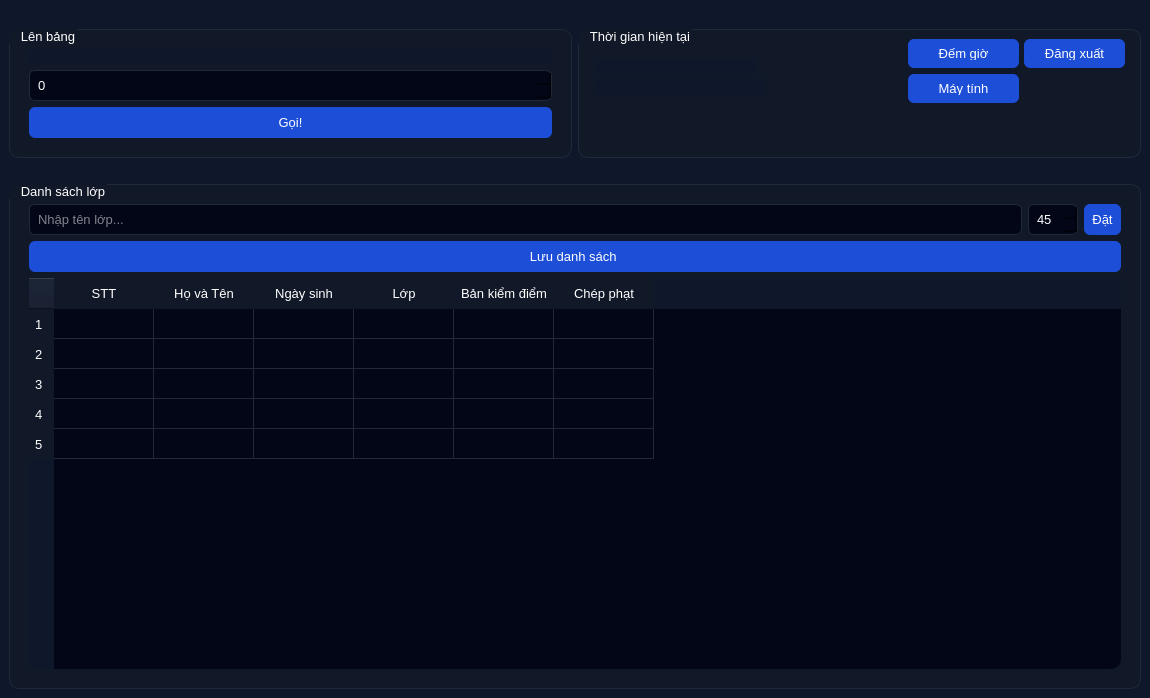
<?xml version="1.0" encoding="UTF-8"?>
<ui version="4.0">
 <class>MainMenu</class>
 <widget class="QMainWindow" name="MainMenu">
  <property name="geometry">
   <rect>
    <x>0</x>
    <y>0</y>
    <width>1150</width>
    <height>698</height>
   </rect>
  </property>
  <property name="windowTitle">
   <string>Menu Chính</string>
  </property>
  <property name="styleSheet">
   <string notr="true">QWidget {
    background: #0f172a;
    color: white;
    font: 10pt;
}

QGroupBox {
    background: #111827;
    border: 1px solid #1f2937;
    border-radius: 10px;
    margin-top: 20px;
    padding: 10px;
}

QGroupBox::title {
    color: white;
    padding-left: 10px;
}

QPushButton {
    background: #1d4ed8;
    color: white;
    padding: 8px;
    border-radius: 6px;
}

QPushButton:hover {
    background: #2563eb;
}

QPushButton:pressed {
    background: #1e40af;
}

QLineEdit, QSpinBox {
    background: #020617;
    border: 1px solid #1f2937;
    border-radius: 6px;
    color: white;
    padding: 6px;
}

QTableWidget {
    background: #020617;
    border-radius: 10px;
    gridline-color: #1f2937;
}

QHeaderView::section {
    background: #111827;
    color: white;
    padding: 6px;
    border: 0;
}

QPushButton#seat1, QPushButton#seat2, QPushButton#seat3,
QPushButton#seat4, QPushButton#seat5 {
    background: #020617;
    border: 1px solid #1f2937;
}
</string>
  </property>
  <widget class="QWidget" name="centralwidget">
   <layout class="QHBoxLayout" name="mainLayout">
    <item>
     <layout class="QVBoxLayout">
      <item>
       <layout class="QHBoxLayout">
        <item>
         <widget class="QGroupBox" name="groupbox">
          <property name="title">
           <string>Lên bảng</string>
          </property>
          <layout class="QVBoxLayout">
           <item>
            <widget class="QLabel" name="name">
             <property name="text">
              <string/>
             </property>
            </widget>
           </item>
           <item>
            <widget class="QSpinBox" name="so_ban"/>
           </item>
           <item>
            <widget class="QPushButton" name="bt">
             <property name="text">
              <string>Gọi!</string>
             </property>
            </widget>
           </item>
          </layout>
         </widget>
        </item>
        <item>
         <widget class="QGroupBox" name="timeBox">
          <property name="title">
           <string>Thời gian hiện tại</string>
          </property>
          <widget class="QLabel" name="time">
           <property name="geometry">
            <rect>
             <x>17</x>
             <y>50</y>
             <width>161</width>
             <height>16</height>
            </rect>
           </property>
           <property name="text">
            <string/>
           </property>
          </widget>
          <widget class="QLabel" name="date">
           <property name="geometry">
            <rect>
             <x>17</x>
             <y>70</y>
             <width>171</width>
             <height>16</height>
            </rect>
           </property>
           <property name="text">
            <string/>
           </property>
          </widget>
          <widget class="QPushButton" name="logout">
           <property name="geometry">
            <rect>
             <x>446</x>
             <y>30</y>
             <width>101</width>
             <height>29</height>
            </rect>
           </property>
           <property name="text">
            <string>Đăng xuất</string>
           </property>
          </widget>
          <widget class="QWidget" name="layoutWidget">
           <property name="geometry">
            <rect>
             <x>330</x>
             <y>30</y>
             <width>111</width>
             <height>64</height>
            </rect>
           </property>
           <layout class="QVBoxLayout" name="verticalLayout">
            <item>
             <widget class="QPushButton" name="count">
              <property name="text">
               <string>Đếm giờ</string>
              </property>
             </widget>
            </item>
            <item>
             <widget class="QPushButton" name="calculator">
              <property name="text">
               <string>Máy tính</string>
              </property>
             </widget>
            </item>
           </layout>
          </widget>
         </widget>
        </item>
       </layout>
      </item>
      <item>
       <widget class="QGroupBox" name="groupClass">
        <property name="title">
         <string>Danh sách lớp</string>
        </property>
        <layout class="QVBoxLayout">
         <item>
          <layout class="QHBoxLayout">
           <item>
            <widget class="QLineEdit" name="lop">
             <property name="placeholderText">
              <string>Nhập tên lớp...</string>
             </property>
            </widget>
           </item>
           <item>
            <widget class="QSpinBox" name="spinBoxSiSo">
             <property name="minimum">
              <number>1</number>
             </property>
             <property name="maximum">
              <number>60</number>
             </property>
             <property name="value">
              <number>45</number>
             </property>
            </widget>
           </item>
           <item>
            <widget class="QPushButton" name="update">
             <property name="text">
              <string>Đặt</string>
             </property>
            </widget>
           </item>
          </layout>
         </item>
         <item>
          <widget class="QPushButton" name="save">
           <property name="text">
            <string>Lưu danh sách </string>
           </property>
          </widget>
         </item>
         <item>
          <widget class="QTableWidget" name="tableHocSinh">
           <property name="rowCount">
            <number>5</number>
           </property>
           <property name="columnCount">
            <number>6</number>
           </property>
           <row/>
           <row/>
           <row/>
           <row/>
           <row/>
           <column>
            <property name="text">
             <string>STT</string>
            </property>
           </column>
           <column>
            <property name="text">
             <string>Họ và Tên</string>
            </property>
           </column>
           <column>
            <property name="text">
             <string>Ngày sinh</string>
            </property>
           </column>
           <column>
            <property name="text">
             <string>Lớp</string>
            </property>
           </column>
           <column>
            <property name="text">
             <string>Bản kiểm điểm</string>
            </property>
            <property name="font">
             <font>
              <weight>50</weight>
              <bold>false</bold>
             </font>
            </property>
           </column>
           <column>
            <property name="text">
             <string>Chép phạt</string>
            </property>
           </column>
          </widget>
         </item>
        </layout>
       </widget>
      </item>
     </layout>
    </item>
   </layout>
  </widget>
 </widget>
 <resources/>
 <connections/>
</ui>
